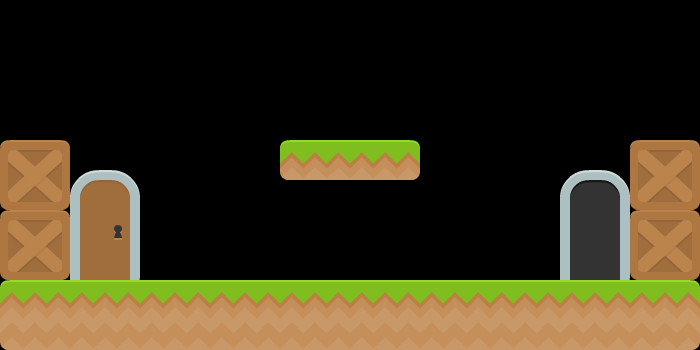

A 2D game scene composited from a Tiled map and its tileset images. What follows is a short description and the map's XML, with each tile layer's data collapsed to a summary:
An orthogonal 10x5 tile map with 70x70 px tiles, 1 tile layer (Tile Layer 1) and 6 objects (player, exit).

<map version="1.1" tiledversion="2018.09.12" orientation="orthogonal" renderorder="right-down" width="10" height="5" tilewidth="70" tileheight="70" infinite="0" nextlayerid="4" nextobjectid="21">
 <tileset firstgid="1" source="kenney_complete_base_tiles_spritesheet.tsx" />
 <layer id="2" name="Tile Layer 1" width="10" height="5">
  <data>[50 cells, 20 non-empty, 10 distinct tile ids]</data>
 </layer>
 <objectgroup id="3" name="triggers">
  <properties>
   <property name="blockers" value="t" />
  </properties>
  <object id="1" name="player" x="70" y="210" width="70" height="70">
   <properties>
    <property name="player" type="bool" value="true" />
   </properties>
  </object>
  <object id="2" name="exit" x="560" y="210" width="70" height="70">
   <properties>
    <property name="exit" type="bool" value="true" />
   </properties>
  </object>
  <object id="5" x="0" y="280" width="700" height="70">
   <properties>
    <property name="blockers" value="blrt" />
   </properties>
  </object>
  <object id="9" x="0" y="140" width="70" height="140">
   <properties>
    <property name="blockers" value="blrt" />
   </properties>
  </object>
  <object id="10" x="630" y="140" width="70" height="140">
   <properties>
    <property name="blockers" value="blrt" />
   </properties>
  </object>
  <object id="20" x="280" y="140" width="140" height="70">
   <properties>
    <property name="blockers" value="t" />
   </properties>
  </object>
 </objectgroup>
</map>
